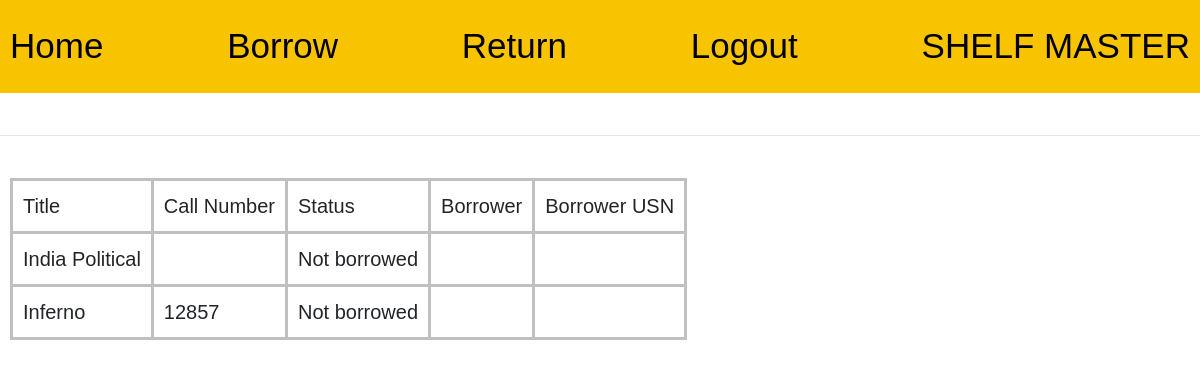
The app's page /view_books (signed in) with its own data.
### shelfmaster.py (models this page shows, shortened)
class Entity(db.Model):
    id = sa.Column(sa.Integer, primary_key=True, unique=True)
    type = sa.Column(sa.String(40))
    title = sa.Column(sa.String(100))
    author = sa.Column(sa.String(100))
    rack_number = sa.Column(sa.String(20))
    shelf_number = sa.Column(sa.String(20))
    accession_number = sa.Column(sa.String(25))
    call_number = sa.Column(sa.String(32))
    publisher = sa.Column(sa.String(120))
    isbn = sa.Column(sa.Integer)
    vendor = sa.Column(sa.String(32))
    bill_number = sa.Column(sa.String(32))
    amount = sa.Column(sa.String(10))
    remarks = sa.Column(sa.String(120))
    language = sa.Column(sa.String(32))
    is_borrowed = sa.Column(sa.Boolean, default=False)
    due_date = sa.Column(sa.DateTime)
    date_added = sa.Column(sa.DateTime, default=datetime.now)
    user_id = sa.Column(sa.Integer, sa.ForeignKey("user.id"))

### shelfmaster.py (the view)
@app.route("/view_books")
@login_required
def view_books():
    books = Entity.query.filter_by().all()
    return render_template("view_entities.html", books=books)

### shelfmaster.py (called while the page is built)
@login_manager.user_loader
def load_user(user_id):
    return Admin.query.get(int(user_id))

### templates/view_entities.html (shortened to what this page needs)
{% extends 'base.html' %}
{% block content %}
<link rel="stylesheet" href="https://cdn.jsdelivr.net/npm/bootstrap@4.0.0/dist/css/bootstrap.min.css"
>
<table>
    <tr>
        <td>Title</td>
        <td>Call Number</td>
        <td>Status</td>
        <td>Borrower</td>
        <td>Borrower USN</td>
    </tr>
    {% for book in books %}
    <tr>
        <td>{{ book.title }}</td>
        <td>{{ book.call_number }}</td>
        {% if book.is_borrowed %}
        <td>Borrowed</td>
        {% else %}
        <td>Not borrowed</td>
        {% endif %}
        <td>{{ book.user.name }}</td>
        <td>{{ book.user.username }}</td>
    </tr>
    {% endfor %}
</table>
{% endblock %}

### static/styles/main.css (style rules this page uses)
* { font-family: sans-serif; font-size: 42px; }
body { background-color: white; text-align: center; }
table { font-size: 20px; border: 3px solid silver; margin: 10px; }
td { font-size: 20px; border: 3px solid silver; padding: 10px; }

### records on screen
Entity: title "India Political", is_borrowed "Not borrowed"
Entity: title "Inferno", call_number "12857", is_borrowed "Not borrowed"
